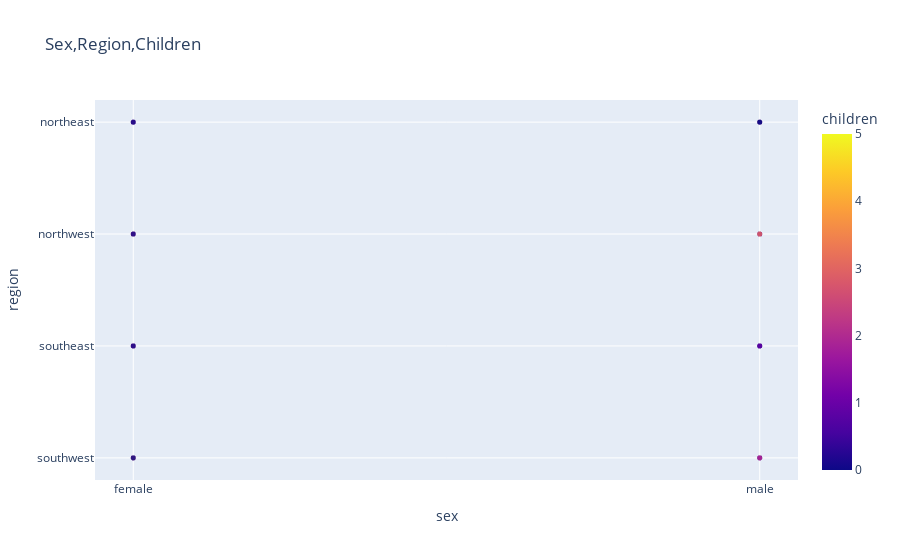

The cell this chart's notebook holds for it:
### Markdown cell above
> **EXERCISE**: Visualize the distributions of the "sex", "region" and "children" columns and report your observations.

### Code cell
fig = px.scatter(medical_df, 
                 x='sex', 
                 y='region',
                 color='children', 
                 opacity=0.8, 
                 title='Sex,Region,Children')
fig.update_traces(marker_size=5)
fig.show()

### Figure 1 — Plotly figure (JSON) as saved in the notebook; plotly's stock layout.template omitted (floating-point values rounded to 4 significant figures; data arrays with more than 128 entries replaced by an {"elided": "..."} marker saying what was removed)
{"data": [{"hovertemplate": "sex=%{x}<br>region=%{y}<br>children=%{marker.color}<extra></extra>", "legendgroup": "", "marker": {"color": {"elided": "1338 int values"}, "coloraxis": "coloraxis", "opacity": 0.8, "size": 5, "symbol": "circle"}, "mode": "markers", "name": "", "showlegend": false, "type": "scattergl", "x": {"elided": "1338 str values"}, "xaxis": "x", "y": {"elided": "1338 str values"}, "yaxis": "y"}], "layout": {"coloraxis": {"colorbar": {"title": {"text": "children"}}, "colorscale": [[0, "#0d0887"], [0.1111, "#46039f"], [0.2222, "#7201a8"], [0.3333, "#9c179e"], [0.4444, "#bd3786"], [0.5556, "#d8576b"], [0.6667, "#ed7953"], [0.7778, "#fb9f3a"], [0.8889, "#fdca26"], [1, "#f0f921"]]}, "legend": {"tracegroupgap": 0}, "title": {"text": "Sex,Region,Children"}, "xaxis": {"anchor": "y", "domain": [0, 1], "title": {"text": "sex"}}, "yaxis": {"anchor": "x", "domain": [0, 1], "title": {"text": "region"}}}}
